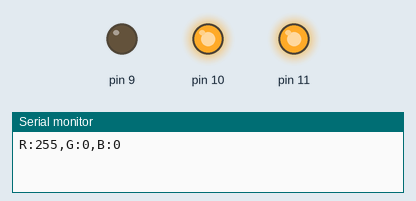
A sketch run on a simulated Arduino Uno, built with avr-gcc and run on an emulated ATmega328P. Shown: output pins drawn as LEDs (lit = HIGH), the last lines printed to the serial monitor.

Above: at 0.1 s.
At 1.1 s:
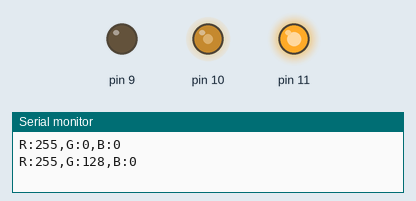
At 2.1 s:
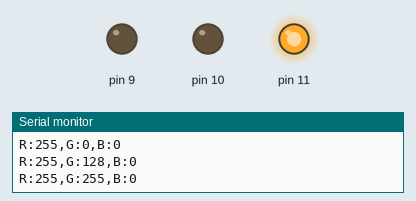
At 3.1 s:
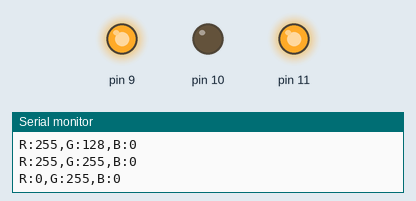
At 6.1 s:
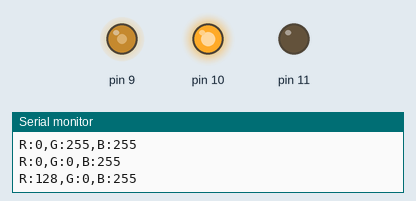
At 37.0 s:
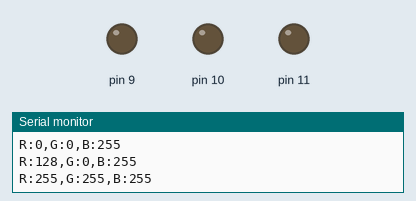
Timing chart, 0 to 40.0 s (numbered marks = the images above):
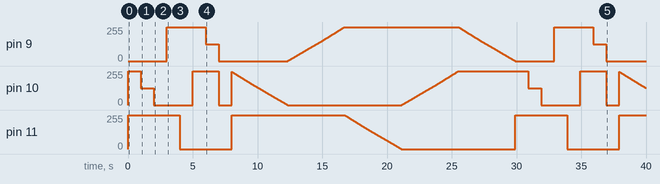

Measured:
- by itself, pin 10: 0/255 → 255/255 at 0.00 s, → 127/255 1.0 s later, → 0/255 1.0 s later, → 255/255 3.0 s later, … (640 changes in this stretch)

The sketch:

Test.ino
```cpp
// Visual Micro is in vMicro>General>Tutorial Mode
//
/*
    Name:       LED.ino
    Created:	2019/12/20
    Author:     lynsucceed@gmail.com
*/

// Define User Types below here or use a .h file

#include <Arduino.h>
#include "Color.h"

#define HUE_POT_PIN A1
Color  Led; //定义颜色对象

// Define Function Prototypes that use User Types below here or use a .h file
//


// Define Functions below here or use other .ino or cpp files
 void led_set_rgb(uint8_t r, uint8_t g, uint8_t b)
{
   Led.setRGB(r,g,b);
   Led.inforRGB(r,g,b);
  }

void led_set_hsl(float h, float s, float l)
{
	uint8_t rgb[3];
	Led.HSVtoRGB(h,s,l,rgb);
    Led.setRGB(rgb[0],rgb[1],rgb[2]);
	Led.inforRGB(rgb[0],rgb[1],rgb[2]);

}


void play()
{
  int R = 255;
  int G = 0;
  int B= 0;
 for(G=0;G<255;G++) led_set_rgb(R,G,B);
  while(R!=0) { R--;led_set_rgb(R,G,B);}
  for(B=0;B<255;B++) led_set_rgb(R,G,B);
  for(G=255;G>0;G--) led_set_rgb(R,G,B);
  for(R=0;R<255;R++) led_set_rgb(R,G,B);
}

/*void play_control()
{
    int value;
	float h;
	value = analogRead(HUE_POT_PIN);
	h = map(value,0,1023,0,360);
	led_set_hsl(h,1,1);

}*/

// The setup() function runs once each time the micro-controller starts
void setup()
{
  Led.setPin(9,10,11);
  Serial.begin(9600);
}

// Add the main program code into the continuous loop() function
void loop()
{
  led_set_rgb(255,0,0);//red
  delay(1000);
  led_set_rgb(255,128,0);//orange
  delay(1000);
  led_set_rgb(255,255,0);//yellow
  delay(1000);
  led_set_rgb(0,255,0);//green
  delay(1000);
  led_set_rgb(0,255,255);//cyan
  delay(1000);
  led_set_rgb(0,0,255);//blue
  delay(1000);
  led_set_rgb(128,0,255);//purple
  delay(1000);
  led_set_rgb(255,255,255);//white
  delay(1000);
  play();
  //led_set_hsl(173,1,1);


}
```

Color.h
```cpp
/*
  颜色类，可以分别设置色彩的RGB分量
 */

#ifndef COLOR_H  //预编译指令，防止重复定义类
#define COLOR_H
#include <Arduino.h>

#define RED_MAX 255
#define GREEN_MAX 255
#define BLUE_MAX 255

class Color
{
private:    //私有成员，用来保存色彩的RGB分量
  uint8_t rValue;
  uint8_t gValue;
  uint8_t bValue;
  uint8_t R_pin;
  uint8_t G_pin;
  uint8_t B_pin;

public:
  void Color::setPin(uint8_t R_pin, uint8_t G_pin, uint8_t B_pin);//类的方法，设置引脚
  void setRGB(uint8_t r, uint8_t g, uint8_t b); //类的方法，RGB设置显示函数
  void inforRGB(uint8_t r, uint8_t g, uint8_t b);//类的方法，串口打印函数
  void HSVtoRGB(float h, float s, float v,uint8_t * rgbOut);//类的方法，HSV转RGB函数
};

#endif // COLOR_H
```
